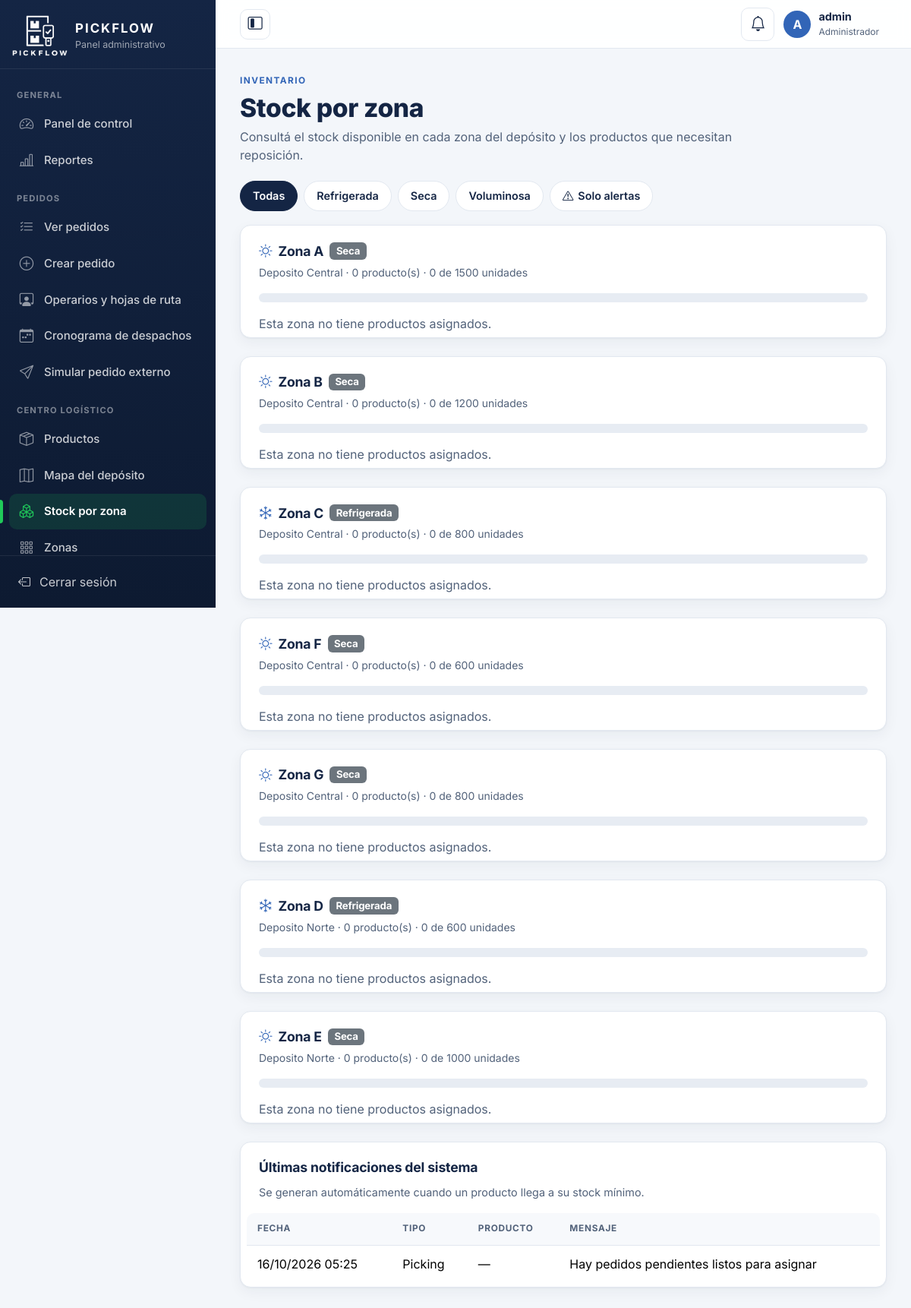
Page /index.php?c=logistica&a=inventario (signed in) on the committed database.
### tables this page shows
CREATE TABLE Zona (
    id_zona INT AUTO_INCREMENT PRIMARY KEY,
    nombre VARCHAR(100) NOT NULL UNIQUE,        
    tipo VARCHAR(30) NOT NULL,                  
    capacidad_total INT NOT NULL DEFAULT 0,
    estado VARCHAR(20) NOT NULL,
    id_deposito INT NOT NULL,
    FOREIGN KEY (id_deposito) REFERENCES Deposito(id_deposito)
);

CREATE TABLE Deposito (
    id_deposito INT AUTO_INCREMENT PRIMARY KEY,
    nombre VARCHAR(100) NOT NULL,
    direccion VARCHAR(150) NOT NULL,
    localidad VARCHAR(100) NOT NULL
);

CREATE TABLE Notificacion (
    id_notificacion INT AUTO_INCREMENT PRIMARY KEY,
    tipo VARCHAR(30) NOT NULL,
    mensaje VARCHAR(255) NOT NULL,
    fecha DATETIME NOT NULL,
    id_producto INT,
    id_zona INT,
    FOREIGN KEY (id_producto) REFERENCES Producto(id_producto),
    FOREIGN KEY (id_zona) REFERENCES Zona(id_zona)
);

### controller/Controlador.php (called while the page is built, shortened)
<?php
abstract class Controlador
{
    protected function vista($vista, array $datos = [])
    {
        $datos['csrf'] = $this->tokenCsrf();
        $datos['sesion'] = ['usuario' => (string)($_SESSION['usuario'] ?? ''), 'rol' => $this->rol(), 'foto' => $this->fotoUsuario()];
        extract($datos);
        require RAIZ . '/view/' . $vista . '.php';
    }
    protected function rol()
    {
        return $_SESSION['rol'] ?? '';
    }
    protected function fotoUsuario()
    {
        if ($this->rol() !== 'operario') {
            return null;
        }
        return fotoPerfil($_SESSION['foto']);
    }
    protected function tokenCsrf()
    {
        return $_SESSION['csrf'];
    }
}

### controller/LogisticaController.php (called while the page is built, shortened)
<?php
class LogisticaController extends Controlador
{
    public function inventario()
    {
        $filtro = $_GET['filtro'] ?? 'Todas';
        $zonas = [];
        foreach ((new Zona())->conTotales() as $z) {
            $z['items'] = [];
            $zonas[(int)$z['id_zona']] = $z;
        }
        $totalAlertas = 0;
        $zonasVisibles = array_filter($zonas, function ($z) use ($filtro) {
            if ($filtro === 'Alertas') {
                return (int)$z['alertas'] > 0;
            }
            return $filtro === 'Todas' || strcasecmp($z['tipo'], $filtro) === 0;
        });
        $this->vista('admin/inventario', [
            'filtro' => $filtro,
            'filtros' => self::FILTROS_INVENTARIO,
            'zonasVisibles' => $zonasVisibles,
            'totalAlertas' => $totalAlertas,
            'notificaciones' => (new Notificacion())->ultimas(8),
            'iconosZona' => ['refrigerada' => 'bi-snow', 'seca' => 'bi-sun', 'voluminosa' => 'bi-boxes'],
        ]);
    }
}

### index.php (called while the page is built, shortened)
<?php
require RAIZ . '/model/Conexion.php';
require RAIZ . '/model/Modelo.php';
require RAIZ . '/view/ayudas.php';
require RAIZ . '/controller/Controlador.php';
spl_autoload_register(function ($clase) {
    foreach (['controller', 'model'] as $carpeta) {
        $archivo = RAIZ . '/' . $carpeta . '/' . $clase . '.php';
        if (is_file($archivo)) {
            return;
        }
    }
});
$accion = $_GET['a'] ?? 'index';
$controlador = new $rutas[$nombre]();
$controlador->$accion();

### view/ayudas.php (called while the page is built, shortened)
<?php
function e($texto)
{
    return htmlspecialchars((string)$texto, ENT_QUOTES, 'UTF-8');
}
function url($controlador = 'inicio', $accion = 'index', array $parametros = [])
{
    $ruta = ['c' => $controlador];
    if ($accion !== 'index') {
        $ruta['a'] = $accion;
    }
    return 'index.php?' . http_build_query($ruta + $parametros, '', '&', PHP_QUERY_RFC3986);
}
function fecha($valor, $formato = 'd/m/Y H:i')
{
    return $valor ? date($formato, strtotime($valor)) : '';
}

### model/Conexion.php (called while the page is built, shortened)
<?php
class Conexion
{
    private static $conexion = null;
    public static function obtener()
    {
        if (self::$conexion === null) {
            try {
                $conexion = new mysqli(self::SERVIDOR, self::USUARIO, self::PASSWORD, self::BASE_DATOS, self::PUERTO);
            } catch (mysqli_sql_exception $ex) {
                error_log('PICKFLOW: error de conexión MySQL: ' . $ex->getMessage());
                http_response_code(503);
                exit('No se pudo conectar con la base de datos. Verificá que MySQL esté iniciado.');
            }
            $conexion->set_charset('utf8mb4');
            $conexion->query("SET time_zone = '-03:00'");
            self::$conexion = $conexion;
        }
        return self::$conexion;
    }
}

### model/Modelo.php (called while the page is built, shortened)
<?php
abstract class Modelo
{
    protected $db;
    public function __construct()
    {
        $this->db = Conexion::obtener();
    }
    protected function preparar($sql, $tipos = '', array $parametros = [])
    {
        $stmt = $this->db->prepare($sql);
        if ($tipos !== '') {
            $stmt->bind_param($tipos, ...$parametros);
        }
        $stmt->execute();
        return $stmt;
    }
    protected function filas($sql, $tipos = '', array $parametros = [])
    {
        $stmt = $this->preparar($sql, $tipos, $parametros);
        $resultado = $stmt->get_result();
        $filas = $resultado ? $resultado->fetch_all(MYSQLI_ASSOC) : [];
        return $filas;
    }
}

### model/Zona.php (called while the page is built, shortened)
<?php
class Zona extends Modelo
{
    public function conTotales()
    {
        return $this->filas("SELECT z.id_zona, z.nombre, z.tipo, z.capacidad_total, z.estado, d.nombre AS deposito,
                                    COUNT(p.id_producto) AS productos,
                                    COALESCE(SUM(p.stock_actual), 0) AS stock_total,
                                    COALESCE(SUM(p.stock_actual <= p.stock_minimo), 0) AS alertas
                             FROM Zona z
                             INNER JOIN Deposito d ON d.id_deposito = z.id_deposito
                             LEFT JOIN Ubicacion u ON u.id_zona = z.id_zona
                             LEFT JOIN Producto p ON p.id_ubicacion = u.id_ubicacion
                             GROUP BY z.id_zona, z.nombre, z.tipo, z.capacidad_total, z.estado, d.nombre
                             ORDER BY d.nombre, z.nombre");
    }
}

### model/Notificacion.php (called while the page is built, shortened)
<?php
class Notificacion extends Modelo
{
    public function ultimas($limite = 8)
    {
        return $this->filas("SELECT n.tipo, n.mensaje, n.fecha, p.Nombre AS producto
                             FROM Notificacion n LEFT JOIN Producto p ON p.id_producto = n.id_producto
                             ORDER BY n.fecha DESC, n.id_notificacion DESC LIMIT ?", 'i', [$limite]);
    }
}

### view/admin/inventario.php (the view, shortened to what this page needs)
<?php
require RAIZ . '/view/layout/cabecera.php';
?>
<section class="encabezado">
    <span class="encabezado-etiqueta">INVENTARIO</span>
    <h1>Stock por zona</h1>
    <p>Consultá el stock disponible en cada zona del depósito y los productos que necesitan reposición.</p>
</section>
<nav class="filtros" aria-label="Filtrar zonas">
    <?php foreach ($filtros as $f) { ?>
        <a class="<?= $filtro === $f ? 'activo' : '' ?>" href="<?= e(url('logistica', 'inventario', ['filtro' => $f])) ?>">
            <?= $f === 'Alertas' ? '<i class="bi bi-exclamation-triangle"></i> Solo alertas' : e($f) ?>
        </a>
    <?php } ?>
</nav>
<?php foreach ($zonasVisibles as $z) {
    $ocupacion = (int)$z['capacidad_total'] > 0 ? min(100, round((int)$z['stock_total'] * 100 / (int)$z['capacidad_total'])) : 0;
    $icono = $iconosZona[strtolower($z['tipo'])] ?? 'bi-grid-3x3-gap';
?>
    <section class="tarjeta-tabla mb-4">
        <div class="d-flex flex-wrap justify-content-between align-items-start gap-2 mb-3">
            <div>
                <h2 class="tarjeta-titulo mb-1"><i class="bi <?= $icono ?>" aria-hidden="true"></i> <?= e($z['nombre']) ?>
                    <span class="badge bg-secondary"><?= e($z['tipo']) ?></span>
                </h2>
                <small class="text-secondary"><?= e($z['deposito']) ?> · <?= (int)$z['productos'] ?> producto(s) · <?= (int)$z['stock_total'] ?> de <?= (int)$z['capacidad_total'] ?> unidades</small>
            </div>
        </div>
        <div class="progress mb-3" role="progressbar" aria-label="Ocupación de <?= e($z['nombre']) ?>" aria-valuenow="<?= $ocupacion ?>" aria-valuemin="0" aria-valuemax="100">
        </div>
        <?php if (!$z['items']) { ?>
            <p class="text-secondary mb-0">Esta zona no tiene productos asignados.</p>
        <?php } ?>
    </section>
<?php } ?>
<section class="tarjeta-tabla">
    <h2 class="tarjeta-titulo">Últimas notificaciones del sistema</h2>
    <p class="tarjeta-texto">Se generan automáticamente cuando un producto llega a su stock mínimo.</p>
    <div class="table-responsive">
        <table class="table align-middle mb-0">
            <thead><tr><th>Fecha</th><th>Tipo</th><th>Producto</th><th>Mensaje</th></tr></thead>
            <tbody>
            <?php foreach ($notificaciones as $n) { ?>
                <tr>
                    <td class="text-nowrap"><?= e(fecha($n['fecha'])) ?></td>
                    <td><?= e($n['tipo']) ?></td>
                    <td><?= e($n['producto'] ?? '—') ?></td>
                    <td><?= e($n['mensaje']) ?></td>
                </tr>
            <?php } if (!$notificaciones) { ?>
                <tr><td colspan="4" class="text-center">No hay notificaciones.</td></tr>
            <?php } ?>
            </tbody>
        </table>
    </div>
</section>
<?php require RAIZ . '/view/layout/pie.php'; ?>

### css/app.css (style rules this page uses)
:root { --navy: #142544; --navy-oscuro: #0d1a31; --azul: #3265B7; --azul-hover: #28549b; --azul-claro: #EAF1FB; --verde: #20C95A; --verde-hover: #18ad4c; --verde-oscuro: #0f7a37; --verde-claro: #E4F8EC; --ambar: #B7791F; --ambar-claro: #FFF4DB; --rojo: #DC3545; --celeste: #0EA5C6; --fondo: #F3F6FA; --blanco: #FFFFFF; --borde: #E2E8F0; --texto: #142544; --texto-2: #52627A; --oro: #C9971C; --oro-fondo: #FFF6DA; --plata: #7A8794; --plata-fondo: #EEF1F4; --bronce: #A8622F; --bronce-fondo: #F8EADF; --gris-fondo: #F1F3F5; --radio: 14px; --radio-chico: 10px; --sombra: 0 1px 2px rgba(16, 24, 40, .04), 0 6px 18px rgba(20, 37, 68, .05); --ancho-menu: 284px; --alto-barra: 64px; --foco: #FFBF47; --bs-primary: #3265B7; --bs-primary-rgb: 50, 101, 183; --bs-link-color: #3265B7; --bs-link-color-rgb: 50, 101, 183; --bs-link-hover-color: #28549b; --bs-body-font-family: 'Inter', system-ui, -apple-system, 'Segoe UI', Roboto, Arial, sans-serif; --bs-body-color: #142544; --bs-border-color: #E2E8F0; }
html { -webkit-text-size-adjust: 100%; }
body { font-family: var(--bs-body-font-family); color: var(--texto); background: var(--fondo); overflow-wrap: break-word; }
h1, h2, h3, h4, h5, h6 { color: var(--texto); font-weight: 700; letter-spacing: -.01em; }
.text-secondary { color: var(--texto-2) !important; }
.encabezado { margin-bottom: 22px; }
.encabezado-etiqueta { display: inline-block; color: var(--azul); font-size: .74rem; font-weight: 700; letter-spacing: .12em; margin-bottom: 6px; }
.encabezado h1 { font-size: clamp(1.55rem, 1.2rem + 1.2vw, 2.1rem); font-weight: 800; margin: 0 0 6px; }
.encabezado p { color: var(--texto-2); margin: 0; max-width: 72ch; }
.tarjeta, .tarjeta-tabla { background: var(--blanco); border: 1px solid var(--borde); border-radius: var(--radio); box-shadow: var(--sombra); padding: 20px; }
.tarjeta-tabla { padding: 8px 4px 4px; }
.tarjeta-tabla > .tarjeta-titulo, .tarjeta-tabla > .tarjeta-texto, .tarjeta-tabla > .d-flex, .tarjeta-tabla > .progress, .tarjeta-tabla > p { margin-left: 16px; margin-right: 16px; }
.tarjeta-tabla > .tarjeta-titulo:first-child, .tarjeta-tabla > .d-flex:first-child { margin-top: 12px; }
.tarjeta-titulo { font-size: 1.1rem; font-weight: 700; margin-bottom: 12px; display: flex; align-items: center; gap: 8px; flex-wrap: wrap; }
.tarjeta-titulo > i { color: var(--azul); }
.tarjeta-texto, .nota { color: var(--texto-2); font-size: .9rem; }
@media (min-width: 768px) { .tarjeta-tabla { padding: 10px 8px 6px; } }
.filtros { display: flex; flex-wrap: wrap; gap: 8px; margin-bottom: 18px; }
.filtros a { display: inline-flex; align-items: center; gap: 6px; min-height: 40px; padding: 8px 16px; border-radius: 999px; border: 1px solid var(--borde); background: var(--blanco); color: var(--texto); font-weight: 600; font-size: .9rem; text-decoration: none; }
.filtros a.activo { background: var(--navy); border-color: var(--navy); color: #fff; }
.table { --bs-table-bg: transparent; margin-bottom: 0; }
.table > thead th { font-size: .74rem; font-weight: 700; letter-spacing: .06em; text-transform: uppercase; color: var(--texto-2); background: #F7F9FC; border-bottom: 1px solid var(--borde); padding: 12px 14px; white-space: nowrap; }
.table > tbody td { padding: 12px 14px; border-color: #EEF2F7; }
.table > tbody tr:last-child > td { border-bottom: 0; }
.tarjeta-tabla .table-responsive { border-radius: 10px; }
.progress { height: 12px; border-radius: 999px; background: #E7ECF3; }
:where(a, button, input, select, textarea, .btn):focus-visible { outline: 3px solid var(--foco); outline-offset: 2px; }

### rows in the picture
zona: nombre "Zona A", tipo "Seca", id_deposito.nombre "Deposito Central", productos "0", stock_total "0", capacidad_total "1500"
zona: nombre "Zona B", tipo "Seca", id_deposito.nombre "Deposito Central", productos "0", stock_total "0", capacidad_total "1200"
zona: nombre "Zona C", tipo "Refrigerada", id_deposito.nombre "Deposito Central", productos "0", stock_total "0", capacidad_total "800"
zona: nombre "Zona F", tipo "Seca", id_deposito.nombre "Deposito Central", productos "0", stock_total "0", capacidad_total "600"
zona: nombre "Zona G", tipo "Seca", id_deposito.nombre "Deposito Central", productos "0", stock_total "0", capacidad_total "800"
zona: nombre "Zona D", tipo "Refrigerada", id_deposito.nombre "Deposito Norte", productos "0", stock_total "0", capacidad_total "600"
zona: nombre "Zona E", tipo "Seca", id_deposito.nombre "Deposito Norte", productos "0", stock_total "0", capacidad_total "1000"
notificacion: fecha "16/10/2026 05:25", tipo "Picking", producto "—", mensaje "Hay pedidos pendientes listos para asignar"

### other values in the picture
$menuGrupo "GENERAL"
$mTexto "Panel de control"
$mTexto "Reportes"
$menuGrupo "PEDIDOS"
$mTexto "Ver pedidos"
$mTexto "Crear pedido"
$mTexto "Operarios y hojas de ruta"
$mTexto "Cronograma de despachos"
$mTexto "Simular pedido externo"
$menuGrupo "CENTRO LOGÍSTICO"
$mTexto "Productos"
$mTexto "Mapa del depósito"
$mTexto "Stock por zona"
$mTexto "Zonas"
$iniciales "A"
